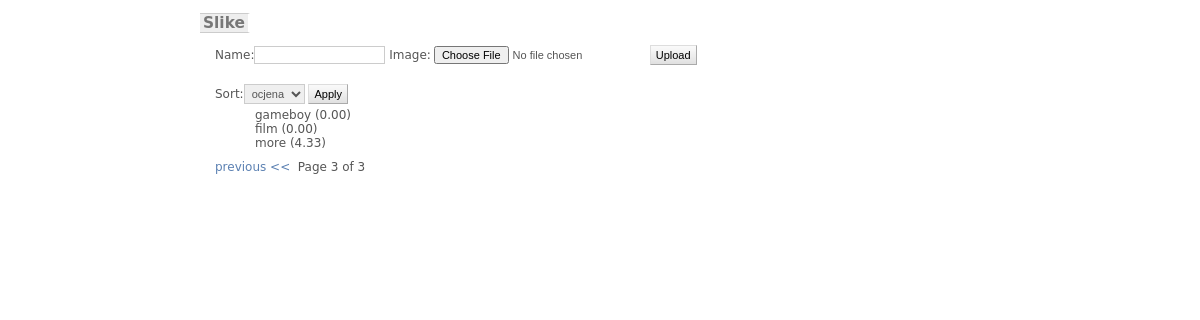
Page /?page=3 on the earlier database version.
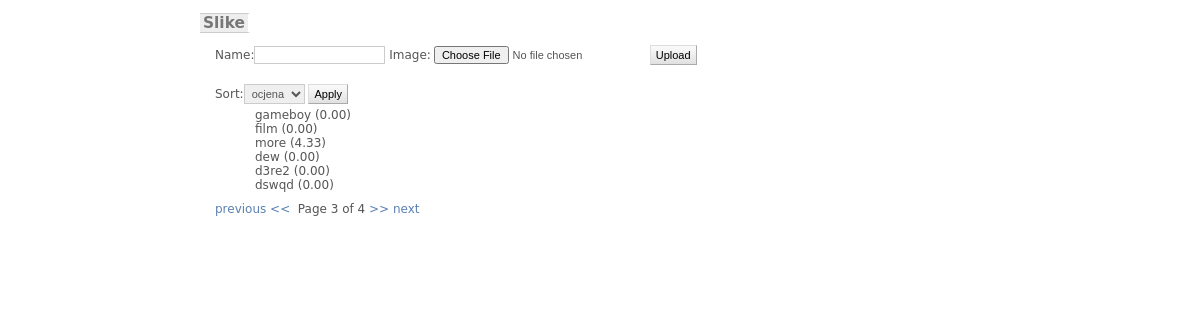
Same page on the later database version.
### galerija/models.py (models this page shows, shortened)
class Slika(models.Model):
	name = models.CharField(max_length=60, blank=True, null=True)
	image = models.FileField(upload_to="images/")
	width = models.IntegerField(blank=True, null=True)
	height = models.IntegerField(blank=True, null=True)
	ocjena = models.DecimalField(default=0.0, max_digits=5, decimal_places=2)
	thumbnail = models.ImageField(upload_to="images/", blank=True, null=True)
	class Meta:
		verbose_name_plural = 'slike'

### galerija/views.py (the view, shortened to what this page needs)
# urls.py: url(r'^$', 'galerija.views.main', name='main'),
def main(request):
	slike = Slika.objects.all()
	parameters = []
	try: page = int(request.GET.get("page", '1'))
	except ValueError: page = 1
	if page != 1 and "parameters" in request.session:
		parameters = request.session["parameters"]
	else:
		request.session["parameters"] = parameters
	if parameters == "ocjena":
		slike = Slika.objects.order_by('-ocjena')
	else:
		slike = Slika.objects.all()
	paginator = Paginator(slike, 6)
	try:
		slike = paginator.page(page)
	except (InvalidPage, EmptyPage):
		request = paginator.page(paginator.num_pages)
	uploadform = SlikaForm()
	applyform = SortForm()
	return render(request, 'galerija/list.html', {'slike': slike, 'media_url': MEDIA_URL, 'uploadform': uploadform, 'applyform': applyform})

### galerija/forms.py
class SlikaForm(ModelForm):
	class Meta:
		model = Slika
		field = ('image', 'name')
		exclude = ('width', 'height', 'ocjena', 'thumbnail')

class SortForm(forms.Form):
	sort = forms.ChoiceField(choices=izbor)

### galerija/templates/galerija/list.html (shortened to what this page needs)
{% extends "pbase.html" %}
{% block content %}
	<div class="main">
        <form action="{% url 'main' %}" method="post" enctype="multipart/form-data">{% csrf_token %}
            {{uploadform}}
            <input type="submit" value="Upload" />
        </form>
        <br />
        <form action="{% url 'main' %}" method="post" enctype="multipart/form-data">{% csrf_token %}
            {{applyform}}
            <input type="submit" value="Apply" />
        </form>
		<ul>
			{% for slik in slike %}
				<div class="title">{{ slik.name }} ({{ slik.ocjena }})</div>
			{% endfor %}
		</ul>
		{% if slike.object_list and slike.paginator.num_pages > 1 %}
		<div class="pagination">
			<span class="step-links">
				{% if slike.has_previous %}
					<a href= "?page={{ slike.previous_page_number }}">previous &lt;&lt; </a>
				{% endif %}
				<span class="current">
					&nbsp;Page {{ slike.number }} of {{ slike.paginator.num_pages }}
				</span>
				{% if slike.has_next %}
					<a href="?page={{ slike.next_page_number }}"> &gt;&gt; next</a>
				{% endif %}
			</span>
		</div>
		{% endif %}
	</div>
{% endblock %}

Differences in the rows shown:
added Slika: name "dew", ocjena "0.00"
added Slika: name "d3re2", ocjena "0.00"
added Slika: name "dswqd", ocjena "0.00"
Other differences:
{{ slike.paginator.num_pages }}: "3" → "4"
text now shown: ">> next"
